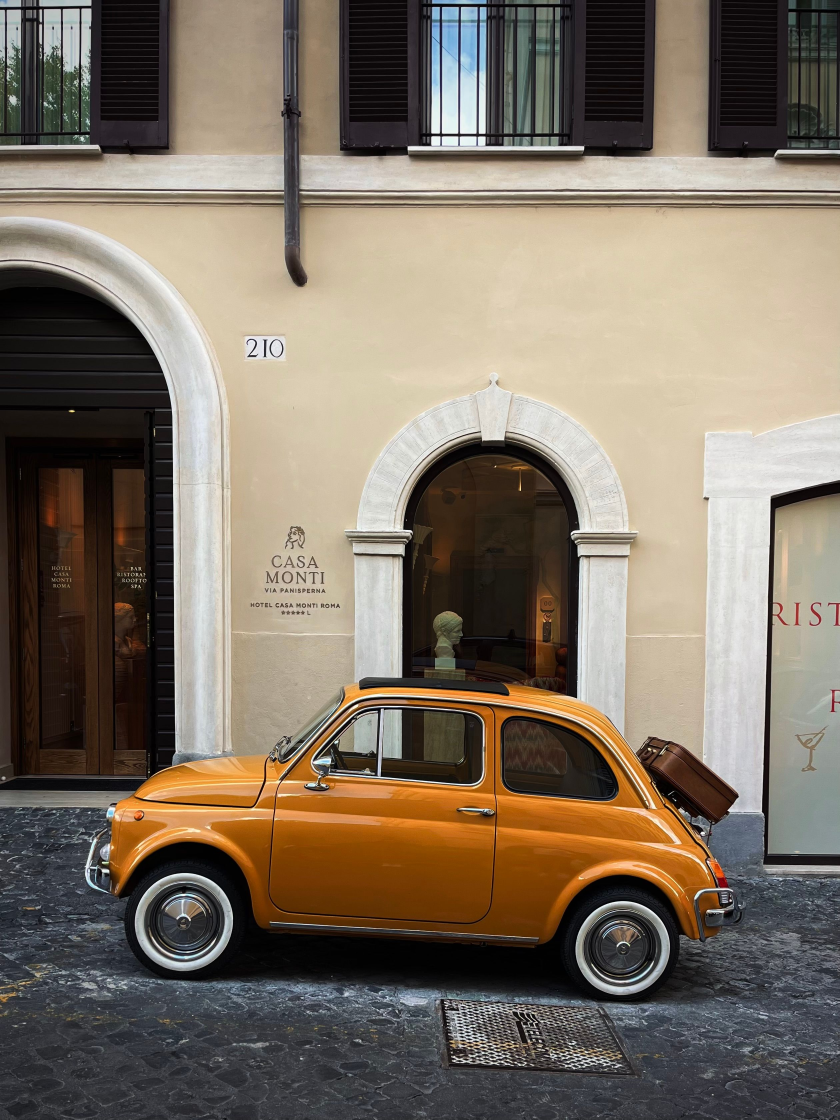
#> input picture 1_chapter/images/i1.jpg, 2518 x 3358 px, found by its file name (shown at 1/3 size)
$ python 3_image.py
#> lines starting #> are read from the running program, lines starting #| are printed output that depends on the picture
import cv2 as cv

img = cv.imread(r"images\i1.jpg")
#> img is the input picture: shape (3358, 2518, 3); mean B, G, R 99.8, 114, 125.8

img = cv.resize(img , (400, 500))
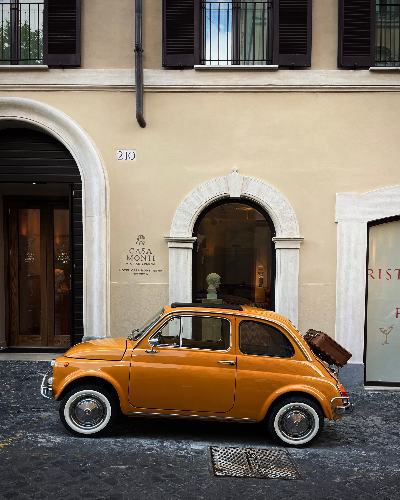
#> img: shape (500, 400, 3); mean B, G, R 99.7, 113.8, 125.6

gry_img = cv.cvtColor(img, cv.COLOR_BGR2GRAY)
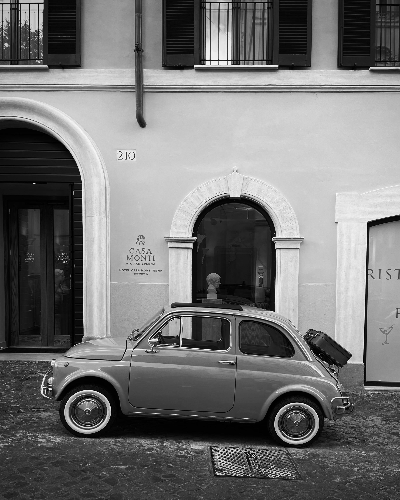
#> gry_img: shape (500, 400); min 0, max 253, mean 115.7

cv.imshow("garu image",gry_img)
cv.imshow("image",img)
cv.waitKey(0)
cv.destroyAllWindows()
